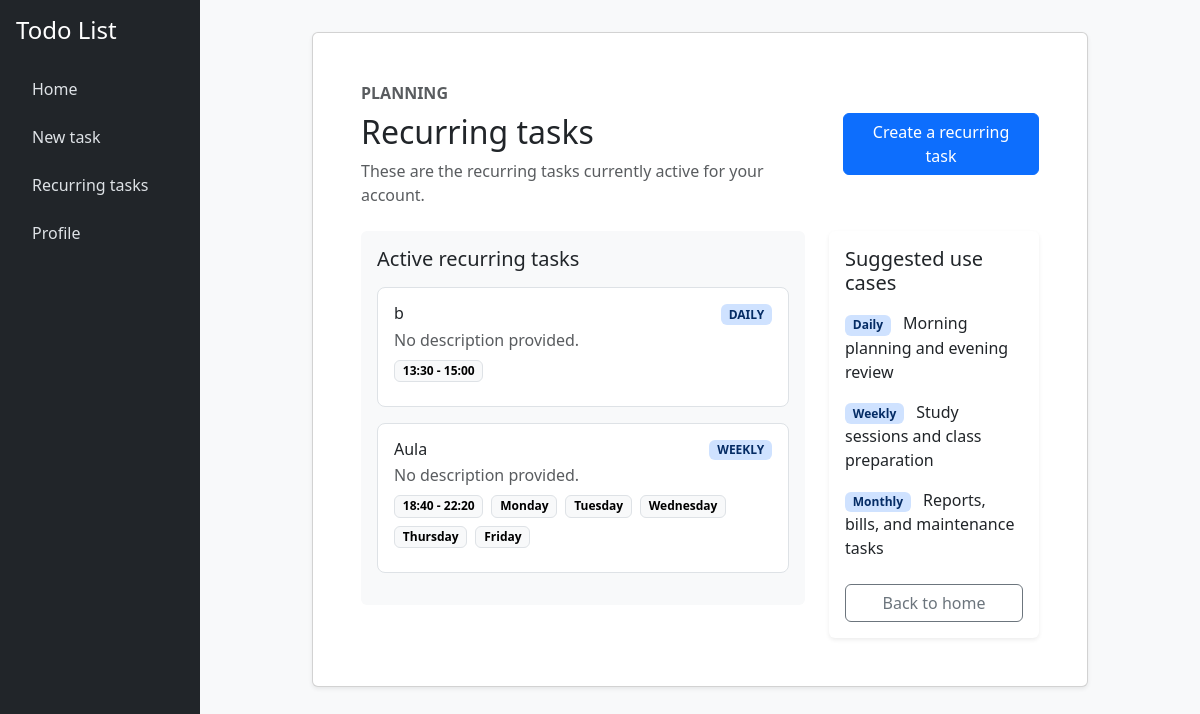
The app's page /recurring_tasks (signed in), older data.
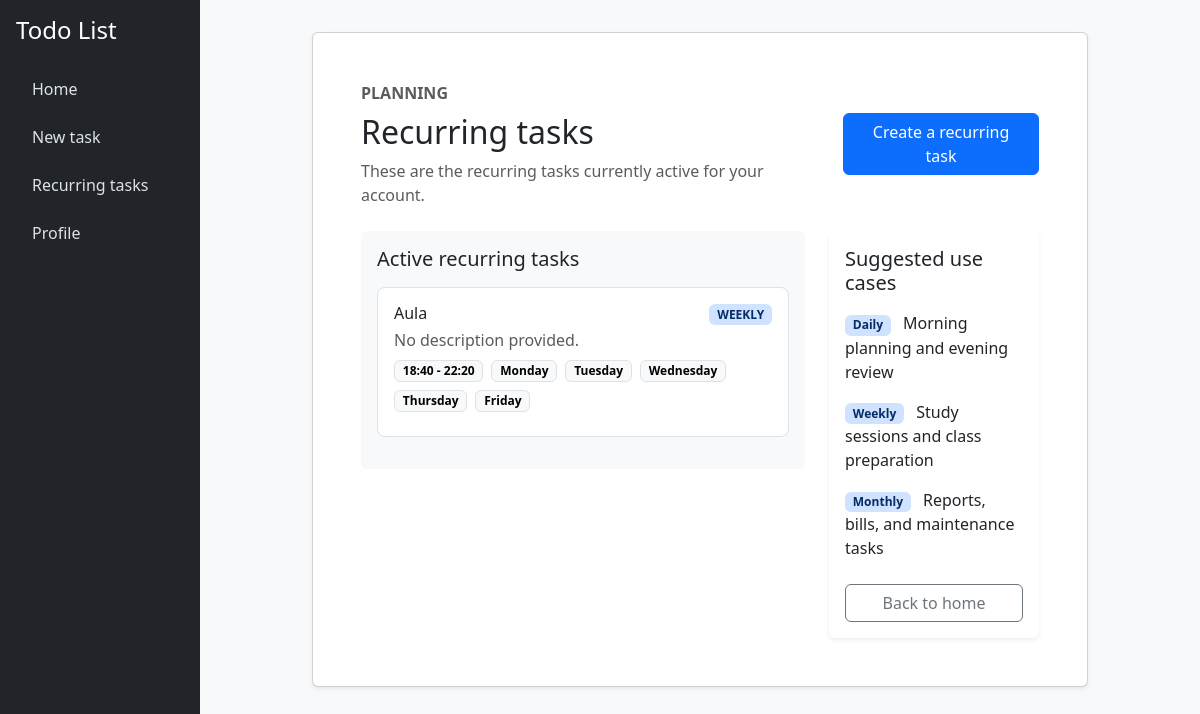
The same page, newer data.
### tables this page shows
CREATE TABLE recurrent_tasks (
    id INTEGER PRIMARY KEY AUTOINCREMENT,
    user_id INTEGER NOT NULL,
    title TEXT NOT NULL,
    description TEXT,
    start_time TEXT NOT NULL,
    end_time TEXT NOT NULL,
    recurrency TEXT NOT NULL,
    days TEXT NOT NULL
);

### app.py (the view, shortened to what this page needs)
@app.route("/recurring_tasks", methods=["GET", "POST"])
@login_required
def recurring_tasks():
    recurring_tasks_rows = db.execute(
        "SELECT id, title, description, start_time, end_time, recurrency, days FROM recurrent_tasks WHERE user_id = ? ORDER BY start_time ASC"  ,
        session["user_id"],
    )
    for task in recurring_tasks_rows:
        task["days"] = [day.strip().title() for day in task["days"].split(" ") if day.strip()]
    if request.method == "GET":
        return render_template(
            "recurring_tasks.html",
            recurring_tasks=recurring_tasks_rows,
        )

### app.py (called while the page is built)
@app.after_request
def after_request(response):
    response.headers["Cache-Control"] = "no-cache, no-store, must-revalidate"
    response.headers["Expires"] = 0
    response.headers["Pragma"] = "no-cache"
    return response

### helpers.py (called while the page is built)
def login_required(f):
    @wraps(f)
    def decorated_function(*args, **kwargs):
        if session.get("user_id") is None:
            return redirect("/login")
        return f(*args, **kwargs)
    return decorated_function

### templates/recurring_tasks.html (shortened to what the changed rows need)
{% extends "layout.html" %}
{% block content %}
<div class="row justify-content-center">
    <div class="col-lg-10">
        <div class="card shadow-sm mb-4">
            <div class="card-body p-4 p-md-5">
                <div class="d-flex flex-column flex-md-row justify-content-between align-items-md-center gap-3 mb-4">
                    <div>
                        <h2 class="mb-2">Recurring tasks</h2>
                    </div>
                </div>
                <div class="row g-4 align-items-start">
                    <div class="col-lg-8">
                        <div class="card border-0 bg-body-tertiary h-100">
                            <div class="card-body" style="overflow: auto; max-height: 500px;">
                                {% for task in recurring_tasks %}
                                    <div class="border rounded-3 p-3 mb-3 bg-white recurring-task" data-task-index="{{ loop.index0 }}" data-task-id="{{ task.id }}">
                                        <div class="d-flex justify-content-between align-items-start gap-3 mb-2">
                                            <div>
                                                <h6 class="mb-1">{{ task.title }}</h6>
                                                <p class="text-muted mb-0">{{ task.description or 'No description provided.' }}</p>
                                            </div>
                                            <span class="badge bg-primary-subtle text-primary-emphasis text-uppercase">{{ task.recurrency }}</span>
                                        </div>
                                        <div class="d-flex flex-wrap gap-2 mb-2">
                                            <span class="badge text-bg-light border">{{ task.start_time }} - {{ task.end_time }}</span>
                                            {% for day in task.days %}
                                                <span class="badge text-bg-light border">{{ day }}</span>
                                            {% endfor %}
                                        </div>
                                    </div>
                                {% else %}
                                    <div class="text-center py-5">
                                        <h5 class="mb-2">No active recurring tasks yet</h5>
                                        <p class="text-muted mb-4">Create a recurring task to have it appear here.</p>
                                        <a href="{{ url_for('new_task', recurring=True) }}" class="btn btn-primary">Create recurring task</a>
                                    </div>
                                {% endfor %}
                            </div>
                        </div>
                    </div>
                </div>
            </div>
        </div>
    </div>
</div>
{% endblock %}

Row changes from the older to the newer data that the page shows:
removed recurrent_tasks: title "b", description "No description provided.", recurrency "DAILY", start_time "13:30", end_time "15:00"
